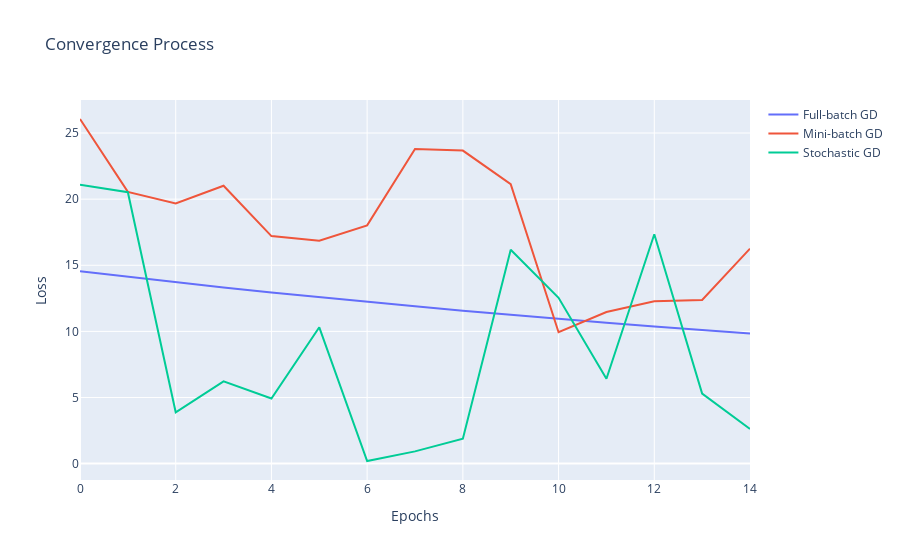

Here is the notebook cell this chart was saved with:
### Code cell
# Visualize the convergence process for 15 epochs using plotly
epochs = 15
fig = go.Figure()
fig.add_trace(go.Scatter(x=np.arange(epochs), y=full_batch_losses[:epochs], mode='lines', name='Full-batch GD'))
fig.add_trace(go.Scatter(x=np.arange(epochs), y=mini_batch_losses[:epochs], mode='lines', name='Mini-batch GD'))
fig.add_trace(go.Scatter(x=np.arange(epochs), y=stochastic_losses[:epochs], mode='lines', name='Stochastic GD'))
fig.update_layout(title='Convergence Process', xaxis_title='Epochs', yaxis_title='Loss')
fig.show()

### Figure 1 — Plotly figure (JSON) as saved in the notebook; plotly's stock layout.template omitted (floating-point values rounded to 4 significant figures)
{"data": [{"mode": "lines", "name": "Full-batch GD", "type": "scatter", "x": [0, 1, 2, 3, 4, 5, 6, 7, 8, 9, 10, 11, 12, 13, 14], "y": [14.54, 14.12, 13.72, 13.32, 12.95, 12.58, 12.23, 11.9, 11.57, 11.25, 10.95, 10.66, 10.38, 10.1, 9.84]}, {"mode": "lines", "name": "Mini-batch GD", "type": "scatter", "x": [0, 1, 2, 3, 4, 5, 6, 7, 8, 9, 10, 11, 12, 13, 14], "y": [26.06, 20.55, 19.67, 21.01, 17.21, 16.86, 18.02, 23.8, 23.67, 21.13, 9.936, 11.47, 12.28, 12.38, 16.26]}, {"mode": "lines", "name": "Stochastic GD", "type": "scatter", "x": [0, 1, 2, 3, 4, 5, 6, 7, 8, 9, 10, 11, 12, 13, 14], "y": [21.09, 20.53, 3.878, 6.215, 4.928, 10.31, 0.1969, 0.9246, 1.88, 16.17, 12.54, 6.413, 17.34, 5.293, 2.619]}], "layout": {"title": {"text": "Convergence Process"}, "xaxis": {"title": {"text": "Epochs"}}, "yaxis": {"title": {"text": "Loss"}}}}
